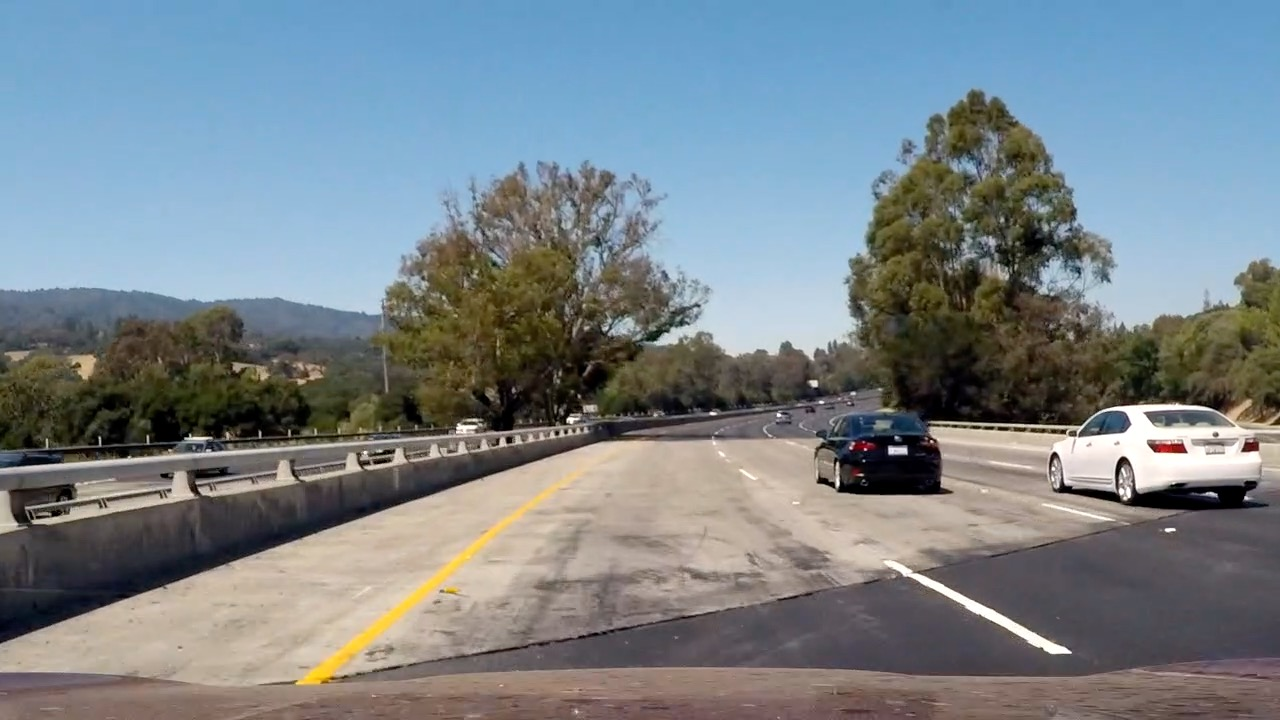
#> input picture test_images/LastImage.jpg, 1280 x 720 px
$ python -i BuildFeatureVector.py   (imports and definitions only)
#> lines starting #> are read from the running program, lines starting #| are printed output that depends on the picture
### HogFeatures.py
from skimage.feature import hog

import numpy as np

# https://github.com/scikit-image/scikit-image/issues/1889
#In the meantime, as a workaround you could simply make your images exclusively positive
#with an offset before calling this. As it's based on gradients you won't get into trouble;
#just subtract the minimum value of the input array from the array in the call.

# Define a function to return HOG features and visualization
def get_hog_features(img, orient, pix_per_cell, cell_per_block,
                        vis=False, feature_vec=True):
    #print("get_hog_features-max(img):",np.max(img),", min(img):", np.min(img))
    imageMinimum=np.min(img)
    if imageMinimum<0 :
      imageCopy=img.copy()-np.min(img)
    else:
      imageCopy=img.copy()
    # Call with two outputs if vis==True
    if vis == True:
        features, hog_image = hog(imageCopy, orientations=orient, pixels_per_cell=(pix_per_cell, pix_per_cell),
                                  cells_per_block=(cell_per_block, cell_per_block), transform_sqrt=True,
                                  visualise=vis, feature_vector=feature_vec)
        return features, hog_image
    # Otherwise call with one output
    else:
        features = hog(imageCopy, orientations=orient, pixels_per_cell=(pix_per_cell, pix_per_cell),
                       cells_per_block=(cell_per_block, cell_per_block), transform_sqrt=True,
                       visualise=vis, feature_vector=feature_vec)
        #print("get_hog_features-max(features):",np.max(features),", min(features):", np.min(features))
        return features

### BuildFeatureVector.py
import matplotlib.image as mpimg
import cv2
import numpy as np
import re

import HogFeatures

TESTING=False

# Define a function to compute binned color features
def bin_spatial(img, size=(32, 32)):
    # Use cv2.resize().ravel() to create the feature vector
    features = cv2.resize(img, size).ravel()
    # Return the feature vector
    return features

# Define a function to compute color histogram features
def color_hist(img, nbins=32, bins_range=(0, 256)):
    # Compute the histogram of the color channels separately
    channel1_hist = np.histogram(img[:,:,0], bins=nbins, range=bins_range)
    channel2_hist = np.histogram(img[:,:,1], bins=nbins, range=bins_range)
    channel3_hist = np.histogram(img[:,:,2], bins=nbins, range=bins_range)
    # Concatenate the histograms into a single feature vector
    hist_features = np.concatenate((channel1_hist[0], channel2_hist[0], channel3_hist[0]))
    # Return the individual histograms, bin_centers and feature vector
    #print("len(hist_features):", len(hist_features))
    return hist_features

def printSingleImageFeatures(feature_image, color_space):
    print("singleImageFeatures-color_space:", color_space)
    for channel in range(0,feature_image.shape[2]): \
        print("singleImageFeatures-max(feature_image["+str(channel)+"]):",np.max(feature_image[channel]),", min(feature_image):", np.min(feature_image[channel]), ", feature_image.shape:", feature_image.shape)


def singleImageFeatures(img, color_space='RGB', spatial_size=(32, 32),
                        hist_bins=32, orient=9,
                        pix_per_cell=8, cell_per_block=2, hog_channel=0,
                        spatial_feat=True, hist_feat=True, hog_feat=True):
    #1) Define an empty list to receive features
    img_features = []
    #2) Apply color conversion if other than 'RGB'
    if color_space != 'RGB':
        if color_space == 'HSV':
            feature_image = cv2.cvtColor(img, cv2.COLOR_RGB2HSV)
        elif color_space == 'LUV':
            feature_image = cv2.cvtColor(img, cv2.COLOR_RGB2LUV)
        elif color_space == 'HLS':
            feature_image = cv2.cvtColor(img, cv2.COLOR_RGB2HLS)
        elif color_space == 'YUV':
            feature_image = cv2.cvtColor(img, cv2.COLOR_RGB2YUV)
        elif color_space == 'YCrCb':
            feature_image = cv2.cvtColor(img, cv2.COLOR_RGB2YCrCb)
    else: feature_image = np.copy(img)
    if TESTING : printSingleImageFeatures(feature_image, color_space)

    #3) Compute spatial features if flag is set
    if spatial_feat == True:
        spatial_features = bin_spatial(feature_image, size=spatial_size)
        #4) Append features to list
        img_features.append(spatial_features)
        #print("singleImageFeatures-len(spatial_features):", len(spatial_features), ", spatial_size:", spatial_size)
    #5) Compute histogram features if flag is set
    if hist_feat == True:
        hist_features = color_hist(feature_image, nbins=hist_bins)
        #6) Append features to list
        img_features.append(hist_features)
        #print("singleImageFeatures-len(hist_features):", len(hist_features), ", hist_bins:", hist_bins)
    #7) Compute HOG features if flag is set
    if hog_feat == True:
        if hog_channel == 'ALL':
            hog_features = []
            for channel in range(feature_image.shape[2]):
                hog_features.extend(HogFeatures.get_hog_features(feature_image[:,:,channel],
                                    orient, pix_per_cell, cell_per_block,
                                    vis=False, feature_vec=True))
        else:
            hog_features = HogFeatures.get_hog_features(feature_image[:,:,hog_channel], orient,
                        pix_per_cell, cell_per_block, vis=False, feature_vec=True)
        #print("singleImageFeatures-len(hog_features):", len(hog_features))
        #8) Append features to list
        img_features.append(hog_features)

    #9) Return concatenated array of features
    return np.concatenate(img_features)

def rescalePng(pngImage):
    return np.uint8(255.*pngImage/np.max(pngImage))


def extract_features(imgs, color_space='RGB', spatial_size=(32, 32),
    hist_bins=32, orient=9,
    pix_per_cell=8, cell_per_block=2, hog_channel=0,
    spatial_feat=False, hist_feat=False, hog_feat=True):

    # Create a list to append feature vectors to
    features = []
    for file in imgs:
        # Read in each one by one
        image = mpimg.imread(file)
        pngMatch = re.search('.*\\.png', file)
        #print("extract_features-pngMatch?", pngMatch,", file:", file)
        if pngMatch:
            image=rescalePng(image)
            #print("extract_features-pngImage-counts:", np.unique(image[:,:,0], return_counts=True), np.unique(image[:,:,1], return_counts=True), np.unique(image[:,:,2], return_counts=True))
        imageFeatures=singleImageFeatures(image, color_space, spatial_size,
                        hist_bins, orient,
                        pix_per_cell, cell_per_block, hog_channel,
                        spatial_feat, hist_feat, hog_feat)
        features.append(imageFeatures)
    print ("extract_features-len(features):", len(features),", len(features[0]):", len(features[0]),
        ", spatial_feat:", spatial_feat, ", hist_feat:", hist_feat, ", hog_feat:", hog_feat)
    return features

>>> import cv2
>>> picture = cv2.cvtColor(cv2.imread('test_images/LastImage.jpg'), cv2.COLOR_BGR2RGB)
>>> result = singleImageFeatures(picture)
#> in bin_spatial, `features = cv2.resize(img, size).ravel()`: features = 3072 values, max 255 at index 1812, min 0 at index 1319, mean 129.1
#> in singleImageFeatures, `spatial_features = bin_spatial(feature_image, size=spatial_size)`: spatial_features has the same summary as features in bin_spatial
#> in color_hist, `hist_features = np.concatenate((channel1_hist[0], channel2_hist[0], ch..`: hist_features = 96 values, max 119549 at index 90, min 1020 at index 60, mean 28800
#> in get_hog_features, `imageMinimum=np.min(img)`: imageMinimum = 0
#> in get_hog_features, `imageCopy=img.copy()`:
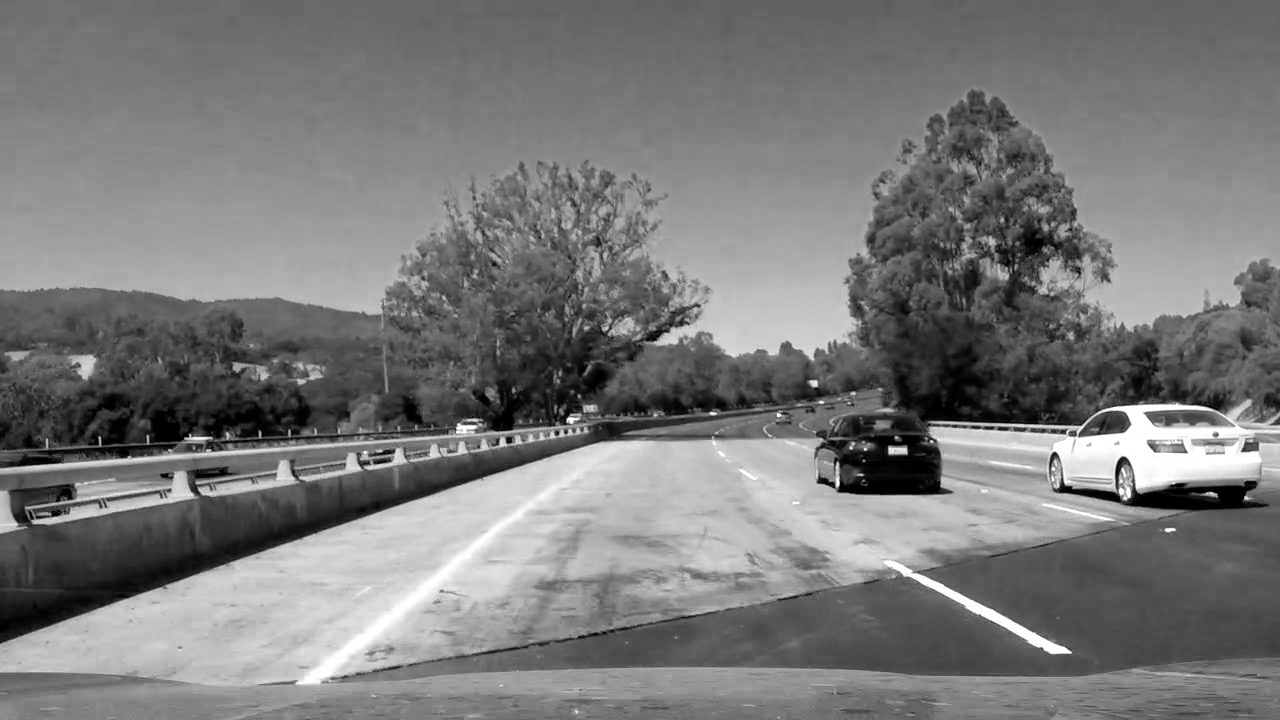
#> imageCopy: shape (720, 1280); min 0, max 255, mean 121.3
